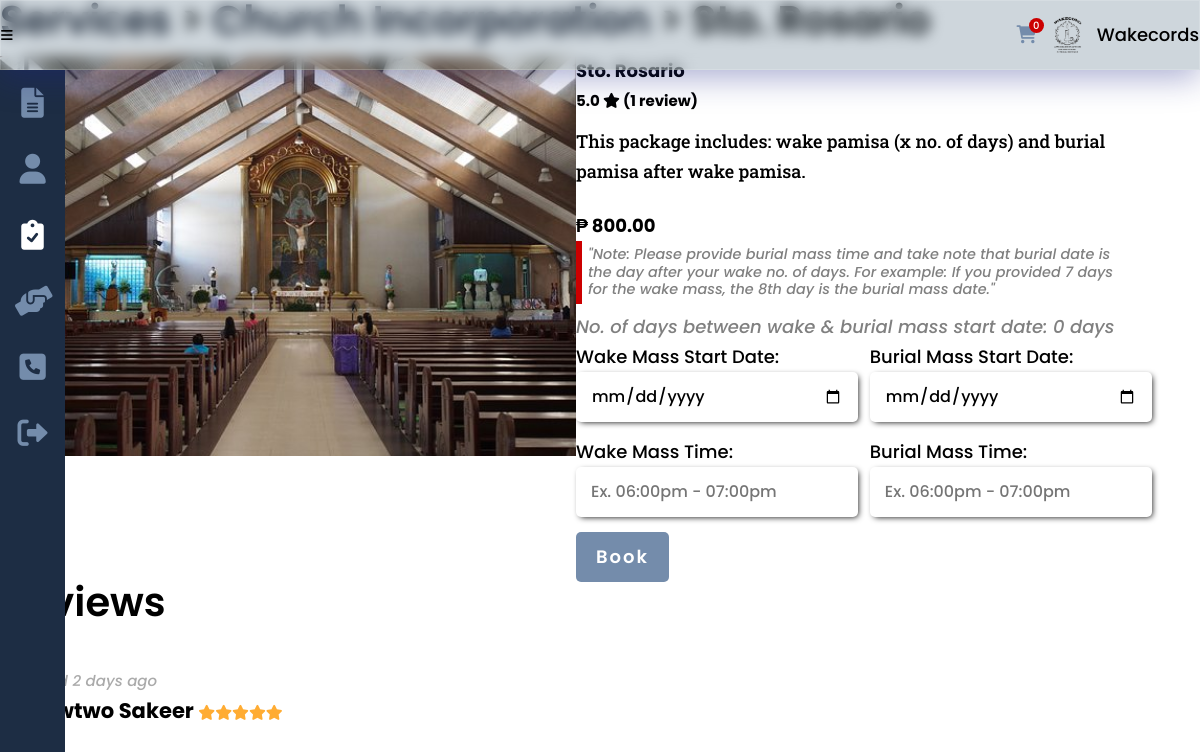
Screenshot of /funeral_tradition_this.php?service_id=71&id=11 (signed in) with the database file from the repository.
### tables this page shows
CREATE TABLE `church` (
  `service_id` int(8) NOT NULL,
  `church_church` varchar(25) NOT NULL,
  `church_cemetery` varchar(25) NOT NULL,
  `church_priest` varchar(25) NOT NULL,
  `church_address` varchar(300) NOT NULL,
  `church_mass_date` date DEFAULT NULL,
  `church_mass_time` varchar(200) DEFAULT NULL
);

CREATE TABLE `services` (
  `service_id` int(8) NOT NULL,
  `provider_id` int(8) NOT NULL,
  `service_type` varchar(20) NOT NULL,
  `service_desc` varchar(500) NOT NULL,
  `service_cost` decimal(9,2) DEFAULT NULL,
  `service_qty` int(2) DEFAULT NULL,
  `service_img` varchar(100) NOT NULL,
  `service_status` varchar(10) NOT NULL
);

CREATE TABLE `feedback` (
  `feedback_id` int(8) NOT NULL,
  `seeker_id` int(8) NOT NULL,
  `service_id` int(8) NOT NULL,
  `feedback_star` int(8) NOT NULL,
  `feedback_comments` varchar(250) DEFAULT NULL,
  `feedback_date` date NOT NULL
);

CREATE TABLE `seeker` (
  `seeker_id` int(8) NOT NULL,
  `seeker_fname` varchar(25) NOT NULL,
  `seeker_mi` char(1) DEFAULT NULL,
  `seeker_lname` varchar(25) NOT NULL,
  `seeker_address` varchar(100) DEFAULT NULL,
  `seeker_phone` varchar(11) DEFAULT NULL,
  `seeker_status` varchar(10) DEFAULT NULL,
  `seeker_email` varchar(50) NOT NULL,
  `seeker_pass` varchar(100) NOT NULL
);

### others/db.php (called while the page is built, shortened)
<?php
	class DB
	{
		static $hostname = "localhost";
		static $dbname = "wakecords";
		static $username  = "root";
		static $password = "";
		public static function query($sql, $params=array(), $transactType)
		{
			$rows = array();
			try
			{
				$db = new PDO("mysql:host=". self::$hostname ."; dbname=". self::$dbname,  self::$username,  self::$password);
				$db->setAttribute(PDO::ATTR_ERRMODE, PDO::ERRMODE_EXCEPTION);
				$cmd = $db->prepare($sql);
				$cmd->execute($params);
				if($transactType == "READ")
					$rows = $cmd->fetchAll();
				else
					$rows = $db->lastInsertId();
			}
			catch(PDOException $e)
			{
				echo $e->getMessage();
			}
			return $rows;
		}
	}

### funeral_tradition_this.php (the view, shortened to what this page needs)
<?php
	include("others/functions.php");
	include("others/head.php");
?>
<body>
	<div class="container">
		<?php include("others/header.php"); ?>
		<div class="banner">
			<?php
			include("others/sidebar.php"); ?>
			<section class="banner-con">
				<div class="wrapper">
					<div class="banner-div">
						<?php
							$service_type = read("services", ["service_id"], [$_GET['service_id']]);
							$service_type = $service_type[0];
							$service = DB::query("SELECT * FROM services a JOIN {$service_type['service_type']} b ON a.service_id = b.service_id WHERE a.service_id=?", array($_GET['service_id']), "READ");
							$service = $service[0];
							if(isset($_SESSION['provider'])){
								$service_link = "services.php";
								$a_link = "services.php";
							}
							else if(isset($_SESSION['seeker'])){
								if($service_type['service_type'] == "funeral") {
									$service_link = "funeral.php";
									$a_link = "funeral_tradition.php";
								}
								else if($service_type['service_type'] == "church") {
									$service_link = "church.php";
									$a_link = "church.php";
								}
								else if($service_type['service_type'] == "headstone") {
									$service_link = "headstone.php";
									$a_link = "headstone.php";
								}
							}
							else {
								$service_link = "funeral.php";
								$a_link = "funeral_tradition.php";
							}
							switch($service_type['service_type']){
								case "church":
									echo "
									<h2><a href='{$service_link}'>Services</a> <span>> <a href='{$a_link}'>{$provider['provider_company']}</a> > {$service['church_church']}</span></h2>
									";
									$service_name = $service['church_church'];
								break;
							}
						?>
						<div class="banner-cards trad">
							<?php
								echo "
								<img class='card-img' src='images/providers/".$service['service_type']."/".$service['provider_id']."/".$service['service_img']."'>
								<div class='card-div'>
									<div>
										<h3>".$service_name."
											<span>
												".ratings($service['service_id'], true)."
												<i class='fa-solid fa-star'></i>
												(".ratings_count($service['service_id'], true).")
											</span>
										</h3>
										<p>
											".$service['service_desc']."
										</p>";
								if($service['service_type'] == "funeral")
									echo "<div class='card-price trad'>Casket Details <span style='color:gray;'>({$service['funeral_kind']})</span></div>";
								else
									echo "<div class='card-price trad'>₱ ".number_format($service['service_cost'], 2, '.', ',')."</div>";
								$qty_status = "";
								if($service_type['service_qty'] == 0 && $service['service_type'] != "funeral") $qty_status = "Out of Stock";
								if(isset($_SESSION['seeker']) && !isset($_GET['rate']) && !isset($_GET['rated'])){
								echo "
								<form method='post'>
									<div class='selection-con'>";
									if($service_type['service_type'] != "church") {
										if(count($size_array) > 0 && $size_array[0] != NULL) {
											select_array($size_array, "sizes");
									 	}
										if(count($font_array) > 0 && $font_array[0] != NULL) {
											select_array($font_array, "fonts");
										}
										echo "
										<div>
											<label>Quantity: <span style='color:red;'>{$qty_status}</span></label>
											<select name='cboquantity' required>
												<option value=''>BROWSE OPTIONS</option>";
												for($i=1; $i<=$service_type['service_qty']; $i++)
													echo "<option value='".$i."'>".$i."</option>";
										echo "
											</select>
										</div>";
									} else {
								echo "	<div class='gray-note'>
											\"Note: Please provide burial mass time and take note that burial date is the day after your wake no. of days. For example: If you provided 7 days for the wake mass, the 8th day is the burial mass date.\"
										</div>
										".mass_required_details();
									}
								echo "
									</div>
										<button type='submit' name='btnadd' class='btn trad' onclick=\"return confirm('Confirm booking?');\">Book</button>
								</form>";
								}
								echo "
									</div>
								</div>";
							?>
						</div>
						<div class="banner-ratings" id="ratings">
							<h2>Reviews</h2>
							<div class="ratings-con">
							<?php
							$ratings = read("feedback", ["service_id"], [$_GET['service_id']]);
							if(count($ratings)>0){
								foreach($ratings as $result){
									$seeker = read("seeker", ["seeker_id"], [$result['seeker_id']]);
									$seeker = $seeker[0];
									$days = (strtotime(date('Y-m-d')) - strtotime(date($result['feedback_date']))) /60/60/24;
									echo "
									<div class='rate'>
									";
									if($days == 0) {
										echo "
										<span>
											<mark class='mark-style no-cursor'>new ratings</mark>
										</span>
										";
									}
									else {
										echo "
										<span class='gray-italic'>
											rated ".$days." days ago
										</span>
										";
									}
									echo "
										<h3>{$seeker['seeker_fname']} {$seeker['seeker_lname']}
											<span>
												".display_stars($result['feedback_star'])."
											</span>
										</h3>
										<p>{$result['feedback_comments']}</p>
									</div>
									";
								}
							}
							else messaging("notify", "No reviews yet!");
							?>
							</div>
						</div>
					</div>
				</div>
			</section>
		</div>
	</div>
<?php include("others/footer-js.php"); ?>

### others/functions.php (shortened to what this page needs)
<?php
	require_once("others/db.php");
	function display_stars($stars){
		$text = "";
		while($stars > 0){
			$text .= "<i class='fa-solid fa-star stars'></i>";
			$stars--;
		}
		return $text;
	}
	function mass_required_details($wake_date="", $wake_time="", $num_days=0, $burial_date="", $burial_time=""){
		return "
		<div style='width:100%;font-style:italic;color:gray;'>
			<label>No. of days between wake & burial mass start date: <span id='numdays1'>{$num_days}</span> days</label>
			<input type='hidden' name='numdays' id='numdays2'>
		</div>
		<div>
			<label>Wake Mass Start Date: </label>
			<input type='date' name='massstart' id='massstart' value='{$wake_date}' required>
		</div>
		<div>
			<label>Burial Mass Start Date: </label>
			<input type='date' name='burialstart' id='burialstart' value='{$burial_date}' required>
		</div>
		<div>
			<label>Wake Mass Time: </label>
			<input list='wake_time' name='waketime' value='{$wake_time}' placeholder='Ex. 06:00pm - 07:00pm' required>
			<datalist id='wake_time'>
				<option value='03:00pm - 04:00pm'>
				<option value='04:00pm - 05:00pm'>
				<option value='05:00pm - 06:00pm'>
				<option value='06:00pm - 07:00pm'>
				<option value='07:00pm - 08:00pm'>
			</datalist>
		</div>
		<div>
			<label>Burial Mass Time: </label>
			<input list='burial_time' name='burialtime' value='{$burial_time}' placeholder='Ex. 06:00pm - 07:00pm' required>
			<datalist id='burial_time'>
				<option value='03:00pm - 04:00pm'>
				<option value='04:00pm - 05:00pm'>
				<option value='05:00pm - 06:00pm'>
				<option value='06:00pm - 07:00pm'>
				<option value='07:00pm - 08:00pm'>
			</datalist>
		</div>";
	}
	function ratings($id, $service = true){
		$avg_stars = 0;
		if($service)
			$feedback = read("feedback", ["service_id"], [$id]);
		else {
			$feedback = DB::query("SELECT * FROM feedback a JOIN services b ON a.service_id = b.service_id WHERE provider_id = ?", array($id), "READ");
		}
		if(count($feedback) > 0){
			foreach($feedback as $result){
				$avg_stars += $result['feedback_star'];
			}
			$avg_stars /= count($feedback);
		}
		else return $avg_stars;
		return number_format((float)$avg_stars,1,".","");
	}
	function ratings_count($id, $service = true){
		if($service)
			$feedback = read("feedback", ["service_id"], [$id]);
		else {
			$feedback = DB::query("SELECT * FROM feedback a JOIN services b ON a.service_id = b.service_id WHERE provider_id = ?", array($id), "READ");
		}
		return (count($feedback) > 1) ? count($feedback)." reviews" : count($feedback)." review";
	}
	function read($table, $attr=[], $data=[]){
		if(count($attr) == 1){
			return DB::query("SELECT * FROM ".$table." WHERE ".$attr[0]."=?", array($data[0]), "READ");
		}
	}

### css/style.css (style rules this page uses)
:root { --dark-blue:#0d1321; --light-blue:#1d2d44; --pale-blue:#3e5c76; --light-gray:#748cab; --gray: #ccc; --peach:#f0ebd8; --header-height:70px; --red: hsl(0,100%,40%); --green: hsl(133, 75%, 30%); --blue: hsl(180, 75%, 40%); --em-1: 1em; --rem-1: 1rem; --box-shadow: 2px 2px 6px -2px #000; }
* { padding:0;margin:0;box-sizing:border-box;resize:none;outline:none;border:none;text-decoration:none;list-style:none; }
body { font:500 18px/30px Poppins,sans-serif; }
.wrapper { width:100%;margin:0 auto 0 0;padding:0 var(--size-3) var(--size-8) var(--size-11); }
section, main { padding:100px 0;background:#fff; }
h1,h2 { line-height:100%;margin-bottom:40px;position:relative; }
h2 { margin-bottom:var(--rem-1); }
h3 { margin-bottom:10px;position:relative; }
h2 { font-size:40px;font-weight:600; }
h2 a { display:inline-block;position:relative;color:var(--dark-blue); }
h2 a:after { content:"";position:absolute;width:100%;transform:scaleX(0);height:2px;bottom:0;left:0;background-color:var(--light-blue);transform-origin:bottom right;transition:transform 0.25s ease-out; }
p { font-family:Roboto Slab,serif;margin-bottom:25px; }
input, input:not([type="checkbox"]):not([type="radio"]), textarea, select { display:block;width:100%;height:50px;border-radius:5px;padding-inline:15px;font:500 16px/30px Poppins,sans-serif;resize:none;margin-bottom:15px;box-shadow:var(--box-shadow); }
.btn { display:inline-block;width:fit-content;background:var(--light-gray);color:#fff;text-align:center;text-decoration:none;letter-spacing:2px;margin-right:25px;font:600 18px/20px Poppins,sans-serif;padding:15px 20px;border-radius:5px; }
.note, .gray-note { padding:5px 23px 5px 12px;color:#fff;position:relative;overflow:hidden;width:fit-content;margin-bottom:var(--size-2);font-size:15px; }
.note:before, .gray-note:before { content:"";position:absolute;background:hsl(0,100%,40%);width:6px;height:100%;top:0;left:0; }
.stars { font-size:15px;color:#ffac33; }
.gray-italic { font-style:italic;color:#aaa !important;font-size:15px; }
.gray-note { width:100% !important;line-height:1.1rem;font-style:italic;color:gray;font-size:.9rem;margin-bottom:.5rem; }
.banner-con { width:100%;padding:0; }
.banner-div { height:100%;padding-top:var(--size-11);position:relative;margin-bottom:var(--em-1); }
.banner-div h2 span { font-size:var(--size-5); }
.banner-cards { display:flex;column-gap:var(--size-5);flex-wrap:wrap; }
.banner-cards.trad { margin-bottom:var(--size-5); }
.banner-cards img { width:100%; }
.banner-cards h3, .banner-cards p { padding-inline:var(--size-3); }
.banner-cards h3 span { display:block;font-size:15px;color:var(--yellow-6); }
.banner-cards.trad h3 { font-size:var(--size-7); }
.banner-cards.trad h3, .banner-cards.trad p { padding-inline:0; }
.banner-cards p { font-size:var(--size-3); }
.banner-cards .card-price { font-size:var(--size-5);font-weight:bold;margin-bottom:30px;width:100%;text-align:center; }
.banner-cards .card-price.trad { text-align:left;margin-bottom:var(--size-5); }
.banner-cards .btn { position:absolute;bottom:30px;left:1rem; }
.banner-cards .btn.trad { position:static;transform:none;left:0; }
.banner-cards .card-img { width:48%;height:400px;object-fit:cover; }
.banner-cards .card-div { width:48%;display:flex;align-items:center; }
.card-div > div { width:100%; }
.card-div form .selection-con { display:flex;justify-content:space-between;gap:0 10px;flex-wrap:wrap; }
.card-div form .selection-con div { width:49%; }
.ratings-con .rate { display:inline-block;width:350px;max-width:50%;margin:.5em;padding:1em;min-height:auto;vertical-align:top;box-shadow:var(--shadow-4);border-radius:5px; }

### rows the page displays
church: service_id.service_img (picture), church_church "Sto. Rosario", service_id.service_desc "This package includes: wake pamisa (x no. of days) and burial pamisa after wake pamisa.", service_id.service_cost "800.00"
feedback: feedback_date "2", seeker.seeker_fname "Newtwo", seeker.seeker_lname "Sakeer", feedback_star 5 (drawn)

### other values shown
count(read('cart', ['seeker_id'], [$_SESSION['seeker']])) "0"
ratings($service['service_id'], true) "5.0"
ratings_count($service['service_id'], true) "1 review"
$num_days "0"
